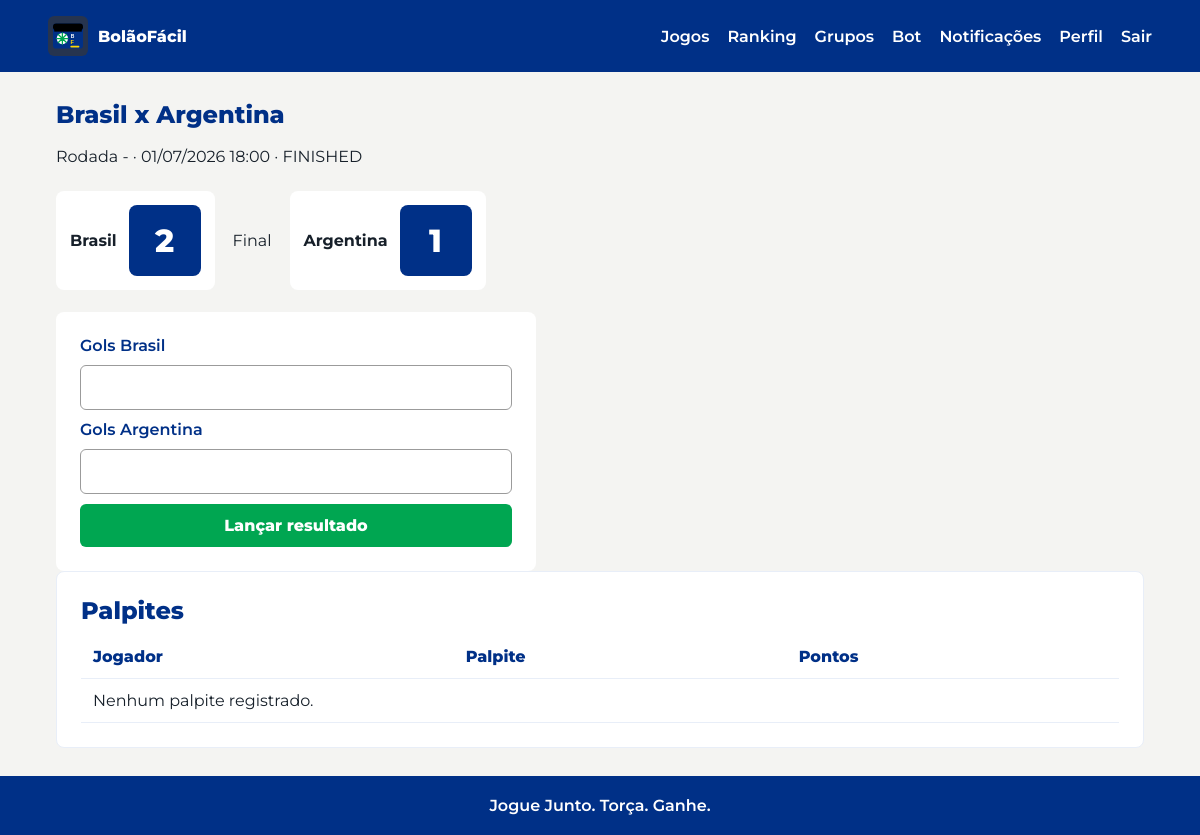
/games/6 (signed in), run on the app's committed database.
### tables this page shows
CREATE TABLE games (
    id INTEGER PRIMARY KEY AUTOINCREMENT,
    pool_id INTEGER NOT NULL,
    home_team TEXT NOT NULL,
    away_team TEXT NOT NULL,
    match_datetime TEXT NOT NULL,
    home_score INTEGER,
    away_score INTEGER,
    status TEXT NOT NULL DEFAULT 'scheduled' CHECK (status IN ('scheduled', 'live', 'in_progress', 'finished', 'cancelled')),
    created_at TEXT NOT NULL DEFAULT CURRENT_TIMESTAMP,
    updated_at TEXT NOT NULL DEFAULT CURRENT_TIMESTAMP, external_match_id INTEGER, competition_code TEXT, competition_name TEXT, matchday INTEGER, home_crest TEXT, away_crest TEXT, api_status TEXT, last_synced_at TEXT,
    FOREIGN KEY (pool_id) REFERENCES pools(id) ON DELETE CASCADE
);

### controllers/game_controller.py (the view)
@game_bp.route("/games/<int:game_id>")
@login_required
def game_detail(game_id):
    game = Game.get_by_id(game_id)
    if game is None:
        return jsonify({"error": ApiMessages.GAME_NOT_FOUND}), 404
    ranking = Score.get_ranking(game["pool_id"])
    bets = _db().execute(
        """
        SELECT bets.*, users.name
          FROM bets
          JOIN users ON users.id = bets.user_id
         WHERE bets.game_id = ?
         ORDER BY bets.points_earned DESC, users.name
        """,
        (game_id,),
    ).fetchall()
    return render_template(
        "games/detail.html",
        game=game,
        ranking=ranking,
        bets=bets,
        format_match_time=format_match_time,
        match_status_label=match_status_label,
    )

### app.py (called while the page is built)
def get_db():
    if "db" not in g:
        database_url = current_app_config()["DATABASE_URL"]
        database_path = Path(database_url)
        database_path.parent.mkdir(parents=True, exist_ok=True)
        g.db = sqlite3.connect(database_path)
        g.db.row_factory = sqlite3.Row
        g.db.execute("PRAGMA foreign_keys = ON")
    return g.db

def current_app_config():
    from flask import current_app
    return current_app.config

@login_manager.user_loader
def load_user(user_id):
    return User.get_by_id(user_id)

### controllers/game_controller.py (called while the page is built)
def _db():
    from app import get_db
    return get_db()

### models/game.py (called while the page is built)
def _db():
    from app import get_db
    return get_db()

    @staticmethod
    def get_by_id(game_id):
        return _db().execute("SELECT * FROM games WHERE id = ?", (game_id,)).fetchone()

### models/score.py (called while the page is built)
def _db():
    from app import get_db
    return get_db()

    @staticmethod
    def get_ranking(pool_id):
        return _db().execute(
            """
            SELECT users.id AS user_id,
                   users.name,
                   users.email,
                   COALESCE(scores.total_points, 0) AS total_points,
                   COUNT(bets.id) AS bets_count
              FROM pool_members
              JOIN users ON users.id = pool_members.user_id
              LEFT JOIN scores ON scores.user_id = users.id AND scores.pool_id = pool_members.pool_id
              LEFT JOIN bets ON bets.user_id = users.id
              LEFT JOIN games ON games.id = bets.game_id AND games.pool_id = pool_members.pool_id
             WHERE pool_members.pool_id = ?
             GROUP BY users.id, users.name, users.email, scores.total_points
             ORDER BY total_points DESC, users.name ASC
            """,
            (pool_id,),
        ).fetchall()

### models/user.py (called while the page is built)
def _db():
    from app import get_db
    return get_db()

    @property
    def is_admin(self):
        return self.role == "admin"

    @classmethod
    def from_row(cls, row):
        if row is None:
            return None
        return cls(
            id=row["id"],
            name=row["name"],
            email=row["email"],
            whatsapp_phone=row["whatsapp_phone"],
            password_hash=row["password_hash"],
            created_at=row["created_at"],
            role=row["role"] if "role" in row.keys() else "user",
            notifications_enabled=row["notifications_enabled"] if "notifications_enabled" in row.keys() else 1,
        )

### templates/games/detail.html (shortened to what this page needs)
{% extends "base.html" %}
{% block content %}
<section class="content-head">
  <h1>{{ game.home_team }} x {{ game.away_team }}</h1>
  {% set match_time = format_match_time(game.match_datetime) %}
  <p>Rodada {{ game.matchday or "-" }} · {{ match_time.date }} {{ match_time.time }} · {{ match_status_label(game.status, game.api_status) }}</p>
</section>
<section class="match-board">
  <div class="team-score">
    <strong>{{ game.home_team }}</strong>
    <div class="score-box">{{ game.home_score if game.home_score is not none else "-" }}</div>
  </div>
  <span>Final</span>
  <div class="team-score">
    <strong>{{ game.away_team }}</strong>
    <div class="score-box">{{ game.away_score if game.away_score is not none else "-" }}</div>
  </div>
</section>
<form method="post" action="{{ url_for('games.record_result', game_id=game.id) }}" class="form result-form">
  <label for="home_score">Gols {{ game.home_team }}</label>
  <input id="home_score" name="home_score" type="number" min="0" required>
  <label for="away_score">Gols {{ game.away_team }}</label>
  <input id="away_score" name="away_score" type="number" min="0" required>
  <button type="submit">Lançar resultado</button>
</form>
<section class="table-shell">
  <h2>Palpites</h2>
  <table>
    <thead><tr><th>Jogador</th><th>Palpite</th><th>Pontos</th></tr></thead>
    <tbody>
      {% for bet in bets %}
        <tr><td>{{ bet.name }}</td><td>{{ bet.predicted_home_score }} x {{ bet.predicted_away_score }}</td><td>{{ bet.points_earned }}</td></tr>
      {% else %}
        <tr><td colspan="3">Nenhum palpite registrado.</td></tr>
      {% endfor %}
    </tbody>
  </table>
</section>
{% endblock %}

### static/css/main.css (style rules this page uses)
:root { --green: #00A651; --green-dark: #007A3D; --yellow: #FFD700; --blue-dark: #003087; --blue: #1A55A0; --blue-light: #E8EEF8; --gray-light: #F4F4F2; --gray-dark: #9B9B9B; --white: #FFFFFF; --ink: #17202A; }
* { box-sizing: border-box; }
body { margin: 0; background: var(--gray-light); color: var(--ink); font-family: "Montserrat", Arial, sans-serif; }
.auth-panel, .side-form, .table-shell, .chat-shell { background: var(--white); border: 1px solid var(--blue-light); border-radius: 8px; padding: 24px; }
h1, h2 { color: var(--blue-dark); font-weight: 800; margin: 0 0 10px; }
p { line-height: 1.5; }
.form { display: grid; gap: 10px; }
.form label { color: var(--blue-dark); font-weight: 600; }
.form input, .chat-form input, .form select { border: 1px solid var(--gray-dark); border-radius: 6px; font: inherit; padding: 12px; width: 100%; }
button, .button-primary, .button-secondary { border: 0; border-radius: 6px; cursor: pointer; display: inline-flex; font: inherit; font-weight: 800; justify-content: center; padding: 12px 16px; }
button, .button-primary { background: var(--green); color: var(--white); }
.content-head { margin-bottom: 22px; }
.score-form, .result-form { background: var(--white); border-radius: 8px; max-width: 480px; padding: 24px; }
.match-board { align-items: center; display: flex; flex-wrap: wrap; gap: 18px; margin-bottom: 22px; }
.team-score { align-items: center; background: var(--white); border-radius: 8px; display: flex; gap: 12px; padding: 14px; }
.score-box { background: var(--blue-dark); border-radius: 8px; color: var(--white); font-size: 2rem; font-weight: 800; min-width: 72px; padding: 16px; text-align: center; }
table { border-collapse: collapse; width: 100%; }
th, td { border-bottom: 1px solid var(--blue-light); padding: 12px; text-align: left; }
th { color: var(--blue-dark); font-weight: 800; }

### data on the page
games: home_team "Brasil", away_team "Argentina", status "FINISHED", home_score "2", away_score "1"

### other printed values
{{ brand_name }} "BolãoFácil"
{{ game.matchday or "-" }} "-"
{{ match_time.date }} "01/07/2026"
{{ match_time.time }} "18:00"
{{ brand_slogan }} "Jogue Junto. Torça. Ganhe."
